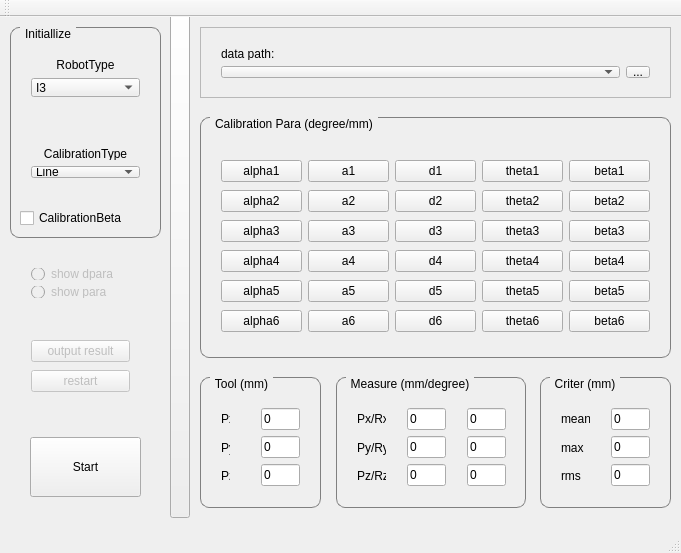
<?xml version="1.0" encoding="UTF-8"?>
<ui version="4.0">
 <class>MainWindow</class>
 <widget class="QMainWindow" name="MainWindow">
  <property name="enabled">
   <bool>true</bool>
  </property>
  <property name="geometry">
   <rect>
    <x>0</x>
    <y>0</y>
    <width>681</width>
    <height>553</height>
   </rect>
  </property>
  <property name="windowTitle">
   <string>MainWindow</string>
  </property>
  <property name="autoFillBackground">
   <bool>true</bool>
  </property>
  <widget class="QWidget" name="centralWidget">
   <widget class="QFrame" name="inputdata">
    <property name="geometry">
     <rect>
      <x>200</x>
      <y>10</y>
      <width>471</width>
      <height>71</height>
     </rect>
    </property>
    <property name="frameShape">
     <enum>QFrame::StyledPanel</enum>
    </property>
    <property name="frameShadow">
     <enum>QFrame::Raised</enum>
    </property>
    <widget class="QWidget" name="gridLayoutWidget_4">
     <property name="geometry">
      <rect>
       <x>10</x>
       <y>10</y>
       <width>451</width>
       <height>52</height>
      </rect>
     </property>
     <layout class="QGridLayout" name="gridLayout2">
      <item row="0" column="0">
       <widget class="QLabel" name="labelDatapath">
        <property name="text">
         <string>data path:</string>
        </property>
       </widget>
      </item>
      <item row="1" column="0">
       <widget class="QComboBox" name="cBDatadir"/>
      </item>
      <item row="1" column="1">
       <widget class="QToolButton" name="tBChoosedir">
        <property name="text">
         <string>...</string>
        </property>
       </widget>
      </item>
     </layout>
    </widget>
   </widget>
   <widget class="QGroupBox" name="gBToolPara">
    <property name="geometry">
     <rect>
      <x>200</x>
      <y>360</y>
      <width>121</width>
      <height>131</height>
     </rect>
    </property>
    <property name="baseSize">
     <size>
      <width>3</width>
      <height>0</height>
     </size>
    </property>
    <property name="styleSheet">
     <string notr="true">QGroupBox {
border: 1px solid gray;
border-radius: 9px;
margin-top: 0.5em;
}

QGroupBox::title {
subcontrol-origin: margin;
left: 10px;
padding: 0 3px 0 3px;
}</string>
    </property>
    <property name="title">
     <string>Tool (mm)</string>
    </property>
    <property name="flat">
     <bool>false</bool>
    </property>
    <widget class="QWidget" name="gridLayoutWidget_3">
     <property name="geometry">
      <rect>
       <x>10</x>
       <y>20</y>
       <width>31</width>
       <height>101</height>
      </rect>
     </property>
     <layout class="QGridLayout" name="gridLayout4">
      <item row="1" column="1">
       <widget class="QLabel" name="labelTy">
        <property name="text">
         <string>Py</string>
        </property>
       </widget>
      </item>
      <item row="0" column="1">
       <widget class="QLabel" name="labelTx">
        <property name="text">
         <string>Px</string>
        </property>
       </widget>
      </item>
      <item row="2" column="1">
       <widget class="QLabel" name="labelTz">
        <property name="text">
         <string>Pz</string>
        </property>
       </widget>
      </item>
     </layout>
    </widget>
    <widget class="QWidget" name="gridLayoutWidget_2">
     <property name="geometry">
      <rect>
       <x>50</x>
       <y>20</y>
       <width>61</width>
       <height>101</height>
      </rect>
     </property>
     <layout class="QGridLayout" name="gridLayout3">
      <item row="3" column="0">
       <widget class="QLineEdit" name="lETz">
        <property name="enabled">
         <bool>true</bool>
        </property>
        <property name="text">
         <string>0</string>
        </property>
        <property name="cursorPosition">
         <number>0</number>
        </property>
        <property name="readOnly">
         <bool>true</bool>
        </property>
       </widget>
      </item>
      <item row="2" column="0">
       <widget class="QLineEdit" name="lETy">
        <property name="enabled">
         <bool>true</bool>
        </property>
        <property name="text">
         <string>0</string>
        </property>
        <property name="echoMode">
         <enum>QLineEdit::Normal</enum>
        </property>
        <property name="cursorPosition">
         <number>0</number>
        </property>
        <property name="alignment">
         <set>Qt::AlignLeading|Qt::AlignLeft|Qt::AlignVCenter</set>
        </property>
        <property name="readOnly">
         <bool>true</bool>
        </property>
       </widget>
      </item>
      <item row="1" column="0">
       <widget class="QLineEdit" name="lETx">
        <property name="enabled">
         <bool>true</bool>
        </property>
        <property name="text">
         <string>0</string>
        </property>
        <property name="cursorPosition">
         <number>0</number>
        </property>
        <property name="readOnly">
         <bool>true</bool>
        </property>
       </widget>
      </item>
     </layout>
    </widget>
   </widget>
   <widget class="QGroupBox" name="gBMeasurePara">
    <property name="geometry">
     <rect>
      <x>336</x>
      <y>360</y>
      <width>190</width>
      <height>131</height>
     </rect>
    </property>
    <property name="baseSize">
     <size>
      <width>3</width>
      <height>0</height>
     </size>
    </property>
    <property name="styleSheet">
     <string notr="true">QGroupBox {
border: 1px solid gray;
border-radius: 9px;
margin-top: 0.5em;
}

QGroupBox::title {
subcontrol-origin: margin;
left: 10px;
padding: 0 3px 0 3px;
}</string>
    </property>
    <property name="title">
     <string>Measure (mm/degree)</string>
    </property>
    <property name="flat">
     <bool>false</bool>
    </property>
    <widget class="QWidget" name="gridLayoutWidget_5">
     <property name="geometry">
      <rect>
       <x>10</x>
       <y>20</y>
       <width>51</width>
       <height>101</height>
      </rect>
     </property>
     <layout class="QGridLayout" name="gridLayoutMP">
      <item row="1" column="1">
       <widget class="QLabel" name="labelMy">
        <property name="text">
         <string>Py/Ry</string>
        </property>
       </widget>
      </item>
      <item row="0" column="1">
       <widget class="QLabel" name="labelMx">
        <property name="text">
         <string>Px/Rx</string>
        </property>
       </widget>
      </item>
      <item row="2" column="1">
       <widget class="QLabel" name="labelMz">
        <property name="text">
         <string>Pz/Rz</string>
        </property>
       </widget>
      </item>
     </layout>
    </widget>
    <widget class="QWidget" name="gridLayoutWidget_6">
     <property name="geometry">
      <rect>
       <x>60</x>
       <y>20</y>
       <width>61</width>
       <height>101</height>
      </rect>
     </property>
     <layout class="QGridLayout" name="gridLayoutMPD">
      <item row="3" column="0">
       <widget class="QLineEdit" name="lEMz">
        <property name="text">
         <string>0</string>
        </property>
        <property name="cursorPosition">
         <number>0</number>
        </property>
        <property name="readOnly">
         <bool>true</bool>
        </property>
       </widget>
      </item>
      <item row="1" column="0">
       <widget class="QLineEdit" name="lEMx">
        <property name="text">
         <string>0</string>
        </property>
        <property name="cursorPosition">
         <number>0</number>
        </property>
        <property name="readOnly">
         <bool>true</bool>
        </property>
       </widget>
      </item>
      <item row="2" column="0">
       <widget class="QLineEdit" name="lEMy">
        <property name="text">
         <string>0</string>
        </property>
        <property name="cursorPosition">
         <number>0</number>
        </property>
        <property name="readOnly">
         <bool>true</bool>
        </property>
       </widget>
      </item>
     </layout>
    </widget>
    <widget class="QWidget" name="gridLayoutWidget_8">
     <property name="geometry">
      <rect>
       <x>120</x>
       <y>20</y>
       <width>61</width>
       <height>101</height>
      </rect>
     </property>
     <layout class="QGridLayout" name="gridLayoutMPD_3">
      <item row="3" column="0">
       <widget class="QLineEdit" name="lEMRz">
        <property name="text">
         <string>0</string>
        </property>
        <property name="cursorPosition">
         <number>0</number>
        </property>
        <property name="readOnly">
         <bool>true</bool>
        </property>
       </widget>
      </item>
      <item row="1" column="0">
       <widget class="QLineEdit" name="lEMRx">
        <property name="text">
         <string>0</string>
        </property>
        <property name="cursorPosition">
         <number>0</number>
        </property>
        <property name="readOnly">
         <bool>true</bool>
        </property>
       </widget>
      </item>
      <item row="2" column="0">
       <widget class="QLineEdit" name="lEMRy">
        <property name="text">
         <string>0</string>
        </property>
        <property name="cursorPosition">
         <number>0</number>
        </property>
        <property name="readOnly">
         <bool>true</bool>
        </property>
       </widget>
      </item>
     </layout>
    </widget>
   </widget>
   <widget class="QGroupBox" name="gBCalibrationPara">
    <property name="enabled">
     <bool>true</bool>
    </property>
    <property name="geometry">
     <rect>
      <x>200</x>
      <y>100</y>
      <width>471</width>
      <height>241</height>
     </rect>
    </property>
    <property name="baseSize">
     <size>
      <width>3</width>
      <height>0</height>
     </size>
    </property>
    <property name="styleSheet">
     <string notr="true">QGroupBox {
border: 1px solid gray;
border-radius: 9px;
margin-top: 0.5em;
}

QGroupBox::title {
subcontrol-origin: margin;
left: 10px;
padding: 0 3px 0 3px;
}</string>
    </property>
    <property name="title">
     <string>Calibration Para (degree/mm)</string>
    </property>
    <property name="flat">
     <bool>false</bool>
    </property>
    <widget class="QWidget" name="gridLayoutWidget_7">
     <property name="geometry">
      <rect>
       <x>10</x>
       <y>30</y>
       <width>451</width>
       <height>201</height>
      </rect>
     </property>
     <layout class="QGridLayout" name="gLDHpara">
      <item row="3" column="4">
       <widget class="QPushButton" name="pBtheta4">
        <property name="text">
         <string>theta4</string>
        </property>
        <property name="checkable">
         <bool>false</bool>
        </property>
        <property name="checked">
         <bool>false</bool>
        </property>
       </widget>
      </item>
      <item row="5" column="0">
       <widget class="QPushButton" name="pBalpha6">
        <property name="text">
         <string>alpha6</string>
        </property>
        <property name="checkable">
         <bool>false</bool>
        </property>
        <property name="checked">
         <bool>false</bool>
        </property>
       </widget>
      </item>
      <item row="0" column="5">
       <widget class="QPushButton" name="pBbeta1">
        <property name="enabled">
         <bool>true</bool>
        </property>
        <property name="text">
         <string>beta1</string>
        </property>
        <property name="checkable">
         <bool>false</bool>
        </property>
        <property name="checked">
         <bool>false</bool>
        </property>
       </widget>
      </item>
      <item row="0" column="1">
       <widget class="QPushButton" name="pBa1">
        <property name="enabled">
         <bool>true</bool>
        </property>
        <property name="text">
         <string>a1</string>
        </property>
        <property name="checkable">
         <bool>false</bool>
        </property>
        <property name="checked">
         <bool>false</bool>
        </property>
       </widget>
      </item>
      <item row="4" column="1">
       <widget class="QPushButton" name="pBa5">
        <property name="text">
         <string>a5</string>
        </property>
        <property name="checkable">
         <bool>false</bool>
        </property>
        <property name="checked">
         <bool>false</bool>
        </property>
       </widget>
      </item>
      <item row="0" column="4">
       <widget class="QPushButton" name="pBtheta1">
        <property name="enabled">
         <bool>true</bool>
        </property>
        <property name="text">
         <string>theta1</string>
        </property>
        <property name="checkable">
         <bool>false</bool>
        </property>
        <property name="checked">
         <bool>false</bool>
        </property>
       </widget>
      </item>
      <item row="1" column="0">
       <widget class="QPushButton" name="pBalpha2">
        <property name="enabled">
         <bool>true</bool>
        </property>
        <property name="mouseTracking">
         <bool>false</bool>
        </property>
        <property name="text">
         <string>alpha2</string>
        </property>
        <property name="checkable">
         <bool>false</bool>
        </property>
        <property name="checked">
         <bool>false</bool>
        </property>
       </widget>
      </item>
      <item row="2" column="3">
       <widget class="QPushButton" name="pBd3">
        <property name="enabled">
         <bool>true</bool>
        </property>
        <property name="text">
         <string>d3</string>
        </property>
        <property name="checkable">
         <bool>false</bool>
        </property>
        <property name="checked">
         <bool>false</bool>
        </property>
       </widget>
      </item>
      <item row="1" column="3">
       <widget class="QPushButton" name="pBd2">
        <property name="text">
         <string>d2</string>
        </property>
        <property name="checkable">
         <bool>false</bool>
        </property>
        <property name="checked">
         <bool>false</bool>
        </property>
       </widget>
      </item>
      <item row="5" column="3">
       <widget class="QPushButton" name="pBd6">
        <property name="enabled">
         <bool>true</bool>
        </property>
        <property name="text">
         <string>d6</string>
        </property>
        <property name="checkable">
         <bool>false</bool>
        </property>
        <property name="checked">
         <bool>false</bool>
        </property>
       </widget>
      </item>
      <item row="4" column="0">
       <widget class="QPushButton" name="pBalpha5">
        <property name="text">
         <string>alpha5</string>
        </property>
        <property name="checkable">
         <bool>false</bool>
        </property>
        <property name="checked">
         <bool>false</bool>
        </property>
       </widget>
      </item>
      <item row="0" column="0">
       <widget class="QPushButton" name="pBalpha1">
        <property name="enabled">
         <bool>true</bool>
        </property>
        <property name="text">
         <string>alpha1</string>
        </property>
        <property name="checkable">
         <bool>false</bool>
        </property>
        <property name="checked">
         <bool>false</bool>
        </property>
       </widget>
      </item>
      <item row="0" column="3">
       <widget class="QPushButton" name="pBd1">
        <property name="enabled">
         <bool>true</bool>
        </property>
        <property name="text">
         <string>d1</string>
        </property>
        <property name="checkable">
         <bool>false</bool>
        </property>
        <property name="checked">
         <bool>false</bool>
        </property>
       </widget>
      </item>
      <item row="2" column="1">
       <widget class="QPushButton" name="pBa3">
        <property name="text">
         <string>a3</string>
        </property>
        <property name="checkable">
         <bool>false</bool>
        </property>
        <property name="checked">
         <bool>false</bool>
        </property>
       </widget>
      </item>
      <item row="4" column="3">
       <widget class="QPushButton" name="pBd5">
        <property name="text">
         <string>d5</string>
        </property>
        <property name="checkable">
         <bool>false</bool>
        </property>
        <property name="checked">
         <bool>false</bool>
        </property>
       </widget>
      </item>
      <item row="3" column="3">
       <widget class="QPushButton" name="pBd4">
        <property name="enabled">
         <bool>true</bool>
        </property>
        <property name="text">
         <string>d4</string>
        </property>
        <property name="checkable">
         <bool>false</bool>
        </property>
        <property name="checked">
         <bool>false</bool>
        </property>
       </widget>
      </item>
      <item row="1" column="5">
       <widget class="QPushButton" name="pBbeta2">
        <property name="enabled">
         <bool>true</bool>
        </property>
        <property name="text">
         <string>beta2</string>
        </property>
        <property name="checkable">
         <bool>false</bool>
        </property>
        <property name="checked">
         <bool>false</bool>
        </property>
       </widget>
      </item>
      <item row="3" column="1">
       <widget class="QPushButton" name="pBa4">
        <property name="text">
         <string>a4</string>
        </property>
        <property name="checkable">
         <bool>false</bool>
        </property>
        <property name="checked">
         <bool>false</bool>
        </property>
       </widget>
      </item>
      <item row="5" column="1">
       <widget class="QPushButton" name="pBa6">
        <property name="text">
         <string>a6</string>
        </property>
        <property name="checkable">
         <bool>false</bool>
        </property>
        <property name="checked">
         <bool>false</bool>
        </property>
       </widget>
      </item>
      <item row="1" column="1">
       <widget class="QPushButton" name="pBa2">
        <property name="enabled">
         <bool>true</bool>
        </property>
        <property name="text">
         <string>a2</string>
        </property>
        <property name="checkable">
         <bool>false</bool>
        </property>
        <property name="checked">
         <bool>false</bool>
        </property>
       </widget>
      </item>
      <item row="3" column="0">
       <widget class="QPushButton" name="pBalpha4">
        <property name="text">
         <string>alpha4</string>
        </property>
        <property name="checkable">
         <bool>false</bool>
        </property>
        <property name="checked">
         <bool>false</bool>
        </property>
       </widget>
      </item>
      <item row="2" column="0">
       <widget class="QPushButton" name="pBalpha3">
        <property name="text">
         <string>alpha3</string>
        </property>
        <property name="checkable">
         <bool>false</bool>
        </property>
        <property name="checked">
         <bool>false</bool>
        </property>
       </widget>
      </item>
      <item row="1" column="4">
       <widget class="QPushButton" name="pBtheta2">
        <property name="text">
         <string>theta2</string>
        </property>
        <property name="checkable">
         <bool>false</bool>
        </property>
        <property name="checked">
         <bool>false</bool>
        </property>
       </widget>
      </item>
      <item row="4" column="4">
       <widget class="QPushButton" name="pBtheta5">
        <property name="text">
         <string>theta5</string>
        </property>
        <property name="checkable">
         <bool>false</bool>
        </property>
        <property name="checked">
         <bool>false</bool>
        </property>
       </widget>
      </item>
      <item row="5" column="4">
       <widget class="QPushButton" name="pBtheta6">
        <property name="enabled">
         <bool>true</bool>
        </property>
        <property name="text">
         <string>theta6</string>
        </property>
        <property name="checkable">
         <bool>false</bool>
        </property>
        <property name="checked">
         <bool>false</bool>
        </property>
       </widget>
      </item>
      <item row="2" column="4">
       <widget class="QPushButton" name="pBtheta3">
        <property name="text">
         <string>theta3</string>
        </property>
        <property name="checkable">
         <bool>false</bool>
        </property>
        <property name="checked">
         <bool>false</bool>
        </property>
       </widget>
      </item>
      <item row="5" column="5">
       <widget class="QPushButton" name="pBbeta6">
        <property name="enabled">
         <bool>true</bool>
        </property>
        <property name="text">
         <string>beta6</string>
        </property>
        <property name="checkable">
         <bool>false</bool>
        </property>
        <property name="checked">
         <bool>false</bool>
        </property>
       </widget>
      </item>
      <item row="4" column="5">
       <widget class="QPushButton" name="pBbeta5">
        <property name="enabled">
         <bool>true</bool>
        </property>
        <property name="text">
         <string>beta5</string>
        </property>
        <property name="checkable">
         <bool>false</bool>
        </property>
        <property name="checked">
         <bool>false</bool>
        </property>
       </widget>
      </item>
      <item row="3" column="5">
       <widget class="QPushButton" name="pBbeta4">
        <property name="enabled">
         <bool>true</bool>
        </property>
        <property name="text">
         <string>beta4</string>
        </property>
        <property name="checkable">
         <bool>true</bool>
        </property>
        <property name="checked">
         <bool>false</bool>
        </property>
       </widget>
      </item>
      <item row="2" column="5">
       <widget class="QPushButton" name="pBbeta3">
        <property name="enabled">
         <bool>true</bool>
        </property>
        <property name="text">
         <string>beta3</string>
        </property>
        <property name="checkable">
         <bool>false</bool>
        </property>
        <property name="checked">
         <bool>false</bool>
        </property>
       </widget>
      </item>
     </layout>
    </widget>
   </widget>
   <widget class="QWidget" name="verticalLayoutWidget">
    <property name="geometry">
     <rect>
      <x>20</x>
      <y>240</y>
      <width>121</width>
      <height>52</height>
     </rect>
    </property>
    <layout class="QVBoxLayout" name="verticalLayout">
     <item>
      <widget class="QRadioButton" name="rBshowDpara">
       <property name="enabled">
        <bool>false</bool>
       </property>
       <property name="text">
        <string>show dpara</string>
       </property>
      </widget>
     </item>
     <item>
      <widget class="QRadioButton" name="rBshowpara">
       <property name="enabled">
        <bool>false</bool>
       </property>
       <property name="text">
        <string>show para</string>
       </property>
      </widget>
     </item>
    </layout>
   </widget>
   <widget class="QPushButton" name="pBCalibrate">
    <property name="geometry">
     <rect>
      <x>30</x>
      <y>420</y>
      <width>111</width>
      <height>60</height>
     </rect>
    </property>
    <property name="text">
     <string>Start</string>
    </property>
   </widget>
   <widget class="QGroupBox" name="gBInitiallize">
    <property name="geometry">
     <rect>
      <x>10</x>
      <y>10</y>
      <width>151</width>
      <height>211</height>
     </rect>
    </property>
    <property name="baseSize">
     <size>
      <width>3</width>
      <height>0</height>
     </size>
    </property>
    <property name="styleSheet">
     <string notr="true">QGroupBox {
border: 1px solid gray;
border-radius: 9px;
margin-top: 0.5em;
}

QGroupBox::title {
subcontrol-origin: margin;
left: 10px;
padding: 0 3px 0 3px;
}</string>
    </property>
    <property name="title">
     <string>Initiallize</string>
    </property>
    <property name="flat">
     <bool>false</bool>
    </property>
    <widget class="QCheckBox" name="cBCalibrationBeta">
     <property name="geometry">
      <rect>
       <x>10</x>
       <y>180</y>
       <width>141</width>
       <height>22</height>
      </rect>
     </property>
     <property name="text">
      <string>CalibrationBeta</string>
     </property>
     <property name="checked">
      <bool>false</bool>
     </property>
    </widget>
    <widget class="QWidget" name="gridLayoutWidget_10">
     <property name="geometry">
      <rect>
       <x>10</x>
       <y>110</y>
       <width>131</width>
       <height>52</height>
      </rect>
     </property>
     <layout class="QGridLayout" name="CaliType">
      <item row="1" column="0">
       <widget class="QLabel" name="labelCaliType">
        <property name="text">
         <string>CalibrationType</string>
        </property>
        <property name="alignment">
         <set>Qt::AlignCenter</set>
        </property>
       </widget>
      </item>
      <item row="2" column="0">
       <widget class="QComboBox" name="cBCaliType">
        <item>
         <property name="text">
          <string>Line</string>
         </property>
        </item>
        <item>
         <property name="text">
          <string>Leica</string>
         </property>
        </item>
       </widget>
      </item>
     </layout>
    </widget>
    <widget class="QWidget" name="gridLayoutWidget">
     <property name="geometry">
      <rect>
       <x>10</x>
       <y>20</y>
       <width>131</width>
       <height>61</height>
      </rect>
     </property>
     <layout class="QGridLayout" name="RobotType">
      <item row="2" column="0">
       <widget class="QComboBox" name="cBRobotType">
        <item>
         <property name="text">
          <string>I3</string>
         </property>
        </item>
        <item>
         <property name="text">
          <string>I5</string>
         </property>
        </item>
        <item>
         <property name="text">
          <string>I7</string>
         </property>
        </item>
        <item>
         <property name="text">
          <string>I10</string>
         </property>
        </item>
       </widget>
      </item>
      <item row="1" column="0">
       <widget class="QLabel" name="labelRobotType">
        <property name="text">
         <string>RobotType</string>
        </property>
        <property name="alignment">
         <set>Qt::AlignCenter</set>
        </property>
       </widget>
      </item>
     </layout>
    </widget>
   </widget>
   <widget class="QPushButton" name="pBCalibrate_2">
    <property name="geometry">
     <rect>
      <x>170</x>
      <y>-10</y>
      <width>20</width>
      <height>511</height>
     </rect>
    </property>
    <property name="text">
     <string/>
    </property>
   </widget>
   <widget class="QFrame" name="frResult">
    <property name="enabled">
     <bool>true</bool>
    </property>
    <property name="geometry">
     <rect>
      <x>20</x>
      <y>310</y>
      <width>121</width>
      <height>81</height>
     </rect>
    </property>
    <property name="frameShape">
     <enum>QFrame::NoFrame</enum>
    </property>
    <property name="frameShadow">
     <enum>QFrame::Raised</enum>
    </property>
    <widget class="QWidget" name="verticalLayoutWidget_2">
     <property name="geometry">
      <rect>
       <x>0</x>
       <y>0</y>
       <width>121</width>
       <height>80</height>
      </rect>
     </property>
     <layout class="QVBoxLayout" name="verticalLayout_2">
      <item>
       <widget class="QPushButton" name="pBoutputresult">
        <property name="enabled">
         <bool>false</bool>
        </property>
        <property name="text">
         <string>output result</string>
        </property>
       </widget>
      </item>
      <item>
       <widget class="QPushButton" name="pBrestart">
        <property name="enabled">
         <bool>false</bool>
        </property>
        <property name="text">
         <string>restart</string>
        </property>
       </widget>
      </item>
     </layout>
    </widget>
   </widget>
   <widget class="QGroupBox" name="gBToolPara_2">
    <property name="geometry">
     <rect>
      <x>540</x>
      <y>360</y>
      <width>131</width>
      <height>131</height>
     </rect>
    </property>
    <property name="baseSize">
     <size>
      <width>3</width>
      <height>0</height>
     </size>
    </property>
    <property name="styleSheet">
     <string notr="true">QGroupBox {
border: 1px solid gray;
border-radius: 9px;
margin-top: 0.5em;
}

QGroupBox::title {
subcontrol-origin: margin;
left: 10px;
padding: 0 3px 0 3px;
}</string>
    </property>
    <property name="title">
     <string>Criter (mm)</string>
    </property>
    <property name="flat">
     <bool>false</bool>
    </property>
    <widget class="QWidget" name="gridLayoutWidget_11">
     <property name="geometry">
      <rect>
       <x>10</x>
       <y>20</y>
       <width>51</width>
       <height>101</height>
      </rect>
     </property>
     <layout class="QGridLayout" name="gridLayoutMP_2">
      <item row="2" column="1">
       <widget class="QLabel" name="labelRMS">
        <property name="text">
         <string>rms</string>
        </property>
       </widget>
      </item>
      <item row="0" column="1">
       <widget class="QLabel" name="labelMean">
        <property name="text">
         <string>mean</string>
        </property>
       </widget>
      </item>
      <item row="1" column="1">
       <widget class="QLabel" name="labelMax">
        <property name="text">
         <string>max</string>
        </property>
       </widget>
      </item>
     </layout>
    </widget>
    <widget class="QWidget" name="gridLayoutWidget_12">
     <property name="geometry">
      <rect>
       <x>60</x>
       <y>20</y>
       <width>61</width>
       <height>101</height>
      </rect>
     </property>
     <layout class="QGridLayout" name="gridLayoutMPD_2">
      <item row="3" column="0">
       <widget class="QLineEdit" name="lERMS">
        <property name="text">
         <string>0</string>
        </property>
        <property name="cursorPosition">
         <number>0</number>
        </property>
        <property name="readOnly">
         <bool>true</bool>
        </property>
       </widget>
      </item>
      <item row="2" column="0">
       <widget class="QLineEdit" name="lEMax">
        <property name="text">
         <string>0</string>
        </property>
        <property name="cursorPosition">
         <number>0</number>
        </property>
        <property name="readOnly">
         <bool>true</bool>
        </property>
       </widget>
      </item>
      <item row="1" column="0">
       <widget class="QLineEdit" name="lEMean">
        <property name="text">
         <string>0</string>
        </property>
        <property name="cursorPosition">
         <number>0</number>
        </property>
        <property name="readOnly">
         <bool>true</bool>
        </property>
       </widget>
      </item>
     </layout>
    </widget>
   </widget>
  </widget>
  <widget class="QMenuBar" name="menuBar">
   <property name="geometry">
    <rect>
     <x>0</x>
     <y>0</y>
     <width>681</width>
     <height>25</height>
    </rect>
   </property>
  </widget>
  <widget class="QToolBar" name="mainToolBar">
   <attribute name="toolBarArea">
    <enum>TopToolBarArea</enum>
   </attribute>
   <attribute name="toolBarBreak">
    <bool>false</bool>
   </attribute>
  </widget>
  <widget class="QStatusBar" name="statusBar"/>
 </widget>
 <layoutdefault spacing="6" margin="11"/>
 <resources/>
 <connections/>
</ui>
